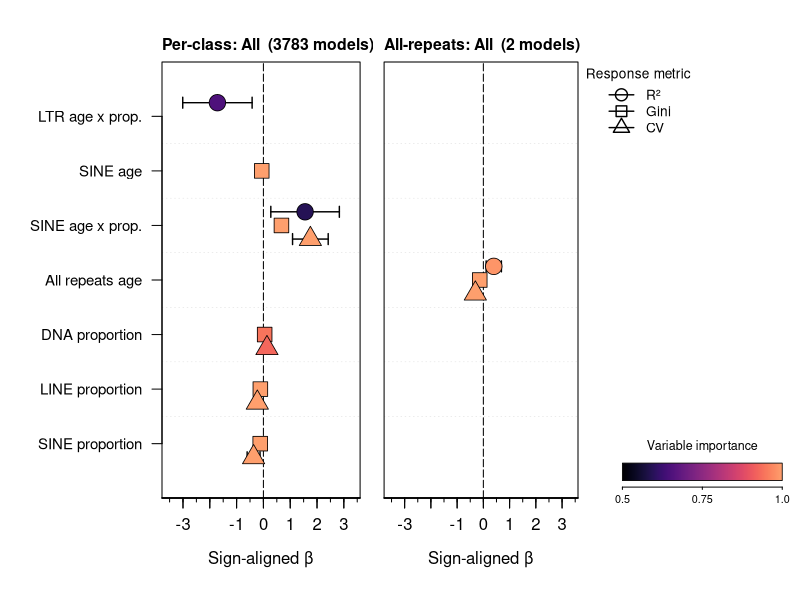
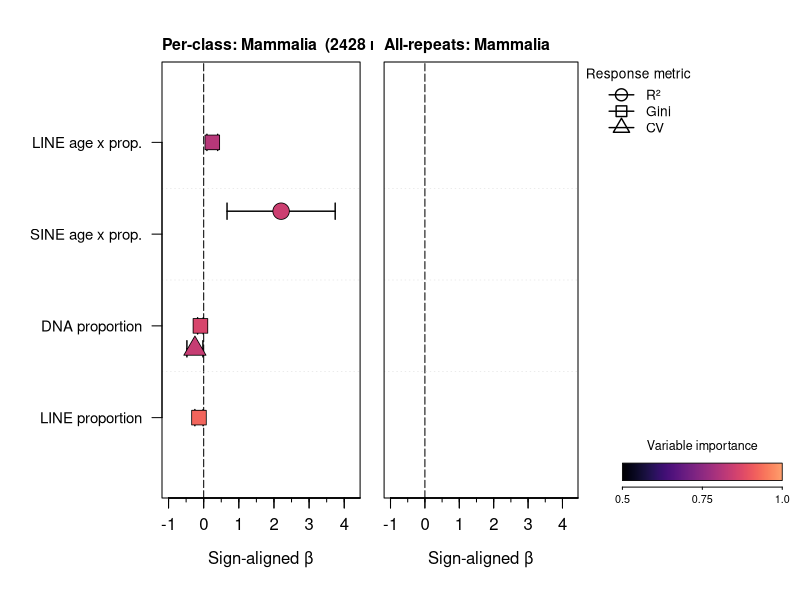
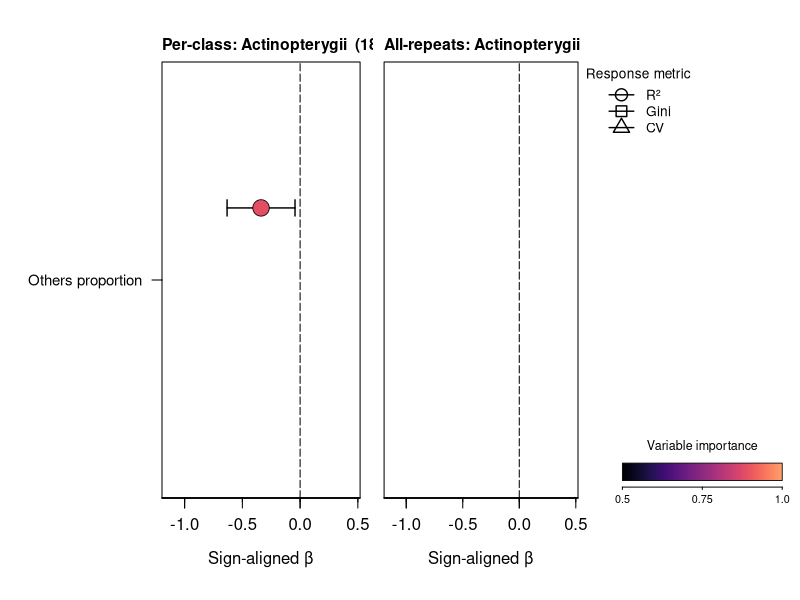
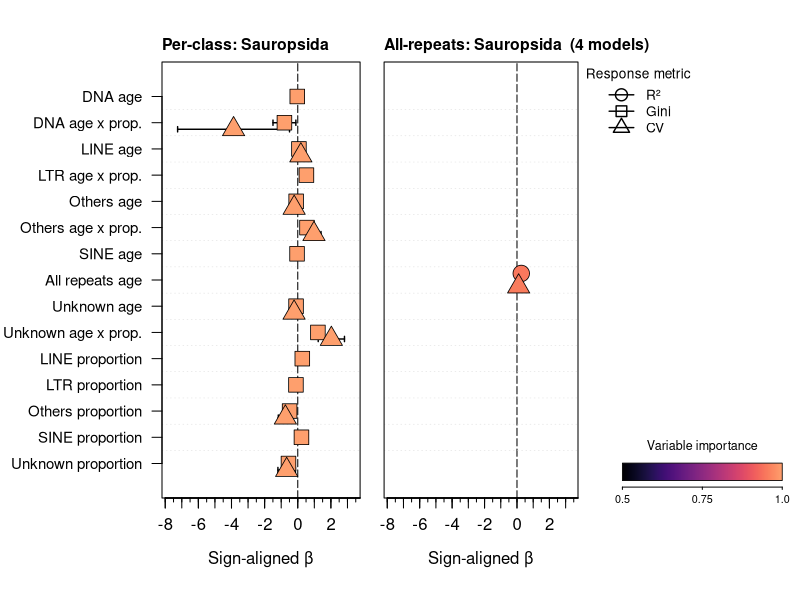

Here is the R script that generated these plots, in order:
library(viridis)

main.df <- read.csv("../../results/model-averaging.csv")
allrepeats.df <- read.csv("../../results/model-averaging-allrepeats.csv")

# keep rows where importance > 0.5 and CI doesn't include 0
keep.sig <- function(df) {
  df[!is.na(df$importance) & df$importance > 0.5 & 
       !is.na(df$lower) & !is.na(df$upper) & 
       sign(df$lower) == sign(df$upper), ]
}
main.df <- keep.sig(main.df)
allrepeats.df <- keep.sig(allrepeats.df)

# flip the signs of gini and CV so larger number -> more homogeneous
flip <- function(df) {
  to.flip <- df$response %in% c("gini", "cv")
  df$estimate.flip <- ifelse(to.flip, -df$estimate, df$estimate)
  df$lower.flip <- ifelse(to.flip, -df$upper, df$lower)
  df$upper.flip <- ifelse(to.flip, -df$lower, df$upper)
  df
}
main.df <- flip(main.df)
allrepeats.df <- flip(allrepeats.df)

clades <- c("All", "Mammalia", "Actinopterygii", "Sauropsida")
response.offset <- c(rsq = 0.25, gini = 0, cv = -0.25)
response.pch <- c(rsq = 21, gini = 22, cv = 24)

# colors for importance — fixed scale 0.5 to 1
ncol <- 10000
pal <- viridis(ncol, begin = 0, end = 0.8, option = "A")
imp.min <- 0.5
imp.max <- 1.0

add.aesthetics <- function(df) {
  df$clade <- factor(df$clade, levels = clades)
  df$response <- factor(df$response, levels = c("rsq", "gini", "cv"))
  df$pch <- response.pch[as.character(df$response)]
  imp <- df$importance
  idx <- round(((imp - imp.min) / (imp.max - imp.min)) * (ncol - 1)) + 1
  df$point.col <- pal[pmax(1, pmin(ncol, idx))]
  df
}
main.df <- add.aesthetics(main.df)
allrepeats.df <- add.aesthetics(allrepeats.df)

draw.panel <- function(dat, title.str, x.range, all.models, all.ylabs,
                       show.yaxis = TRUE, show.legend = FALSE) {

  y.base <- setNames(rev(seq_len(length(all.models))), all.models)
  y.range <- c(0.3, length(all.models) + 0.7)

  plot(0, 0, type = "n", 
       xlim = x.range, ylim = y.range, 
       xlab = "Sign-aligned β", ylab = NA, axes = FALSE, mgp = c(2.5, 0, 0))
  title(main = title.str, line = 0.6, adj = 0, cex.main = 0.95)

  abline(v = 0, lty = 5, lwd = 1, col = "black")

  # separators
  for (p in seq_len(length(all.models) - 1)) {
    abline(h = p + 0.5, lty = 3, lwd = 0.5, col = "grey85")
  }


  if (nrow(dat) > 0) {
    dat <- dat[order(dat$model, dat$response), ]
    dat$y.base <- y.base[as.character(dat$model)]
    dat$y <- dat$y.base + response.offset[as.character(dat$response)]

    # limit the height of the importance bar end things
    cap.h <- min(0.1, diff(y.range) * 0.02)

    segments(dat$lower.flip, dat$y, dat$upper.flip, 
             dat$y, lwd = 1.4, col = "black")
    segments(dat$lower.flip, dat$y - cap.h, dat$lower.flip, 
             dat$y + cap.h, lwd = 1.4, col = "black")
    segments(dat$upper.flip, dat$y - cap.h, dat$upper.flip, 
             dat$y + cap.h, lwd = 1.4, col = "black")

    points(dat$estimate.flip, dat$y, pch = dat$pch, cex = 2.2, 
           bg = dat$point.col, col = "black", lwd = 0.8)
  }

  axis(1, at = pretty(x.range), mgp = c(1, 0.8, 0))
  minor.lo <- floor(x.range[1])
  minor.hi <- ceiling(x.range[2])
  axis(1, at = seq(minor.lo, minor.hi, by = 0.5), labels = FALSE, tcl = -0.2)
  axis(1, at = seq(minor.lo, minor.hi, by = 1), labels = FALSE, tcl = -0.5)
  if (show.yaxis) {
    axis(2, at = y.base, labels = all.ylabs, las = 2, cex.axis = 0.9)
  }
  box()

  if (show.legend) {
    usr <- par("usr")
    par(xpd = NA)
    lx <- usr[2] + 0.04 * diff(usr[1:2])

    legend(lx, usr[4], 
           legend = c("R²", "Gini", "CV"), 
           col = "black", 
           pch = response.pch[c("rsq", "gini", "cv")], 
           lwd = 1.4, pt.cex = 1.6, 
           title = "Response metric", title.adj = 0, 
           bty = "n", cex = 0.82, xjust = 0, yjust = 1)

    margin.r.user <- diff(usr[1:2]) / par("pin")[1] * par("mai")[4]
    bx1 <- usr[2] + 0.20 * margin.r.user
    bx2 <- usr[2] + 0.92 * margin.r.user
    by1 <- usr[3] + 0.04 * diff(usr[3:4])
    by2 <- usr[3] + 0.08 * diff(usr[3:4])
    bar_img <- array(t(col2rgb(pal) / 255), c(1, ncol, 3))
    rasterImage(bar_img, bx1, by1, bx2, by2)
    rect(bx1, by1, bx2, by2, border = "black", lwd = 0.8)
    tick_at <- c(bx1, mean(c(bx1, bx2)), bx2)
    tick_lab <- c("0.5", "0.75", "1.0")
    axis(1, at = tick_at, labels = tick_lab, 
         pos = by1 - 0.015 * diff(usr[3:4]), 
         tck = -0.012, cex.axis = 0.65, mgp = c(1, -0.01, 1))
    text(mean(c(bx1, bx2)), by2 + 0.03 * diff(usr[3:4]), 
         "Variable importance", adj = c(0.5, 0), cex = 0.75)
    par(xpd = FALSE)
  }
}

# per-clade comparison plot
par(mfrow = c(1, 1))
for (cl in clades) {
  m <- main.df[main.df$clade == cl, ]
  a <- allrepeats.df[allrepeats.df$clade == cl, ]

  # union of predictors
  all.models <- sort(unique(c(m$model, a$model)))

  # build shared y-axis labels
  all.ylabs <- sapply(all.models, function(i) {
    rep <- toupper(regmatches(i, regexpr("(?<=\\.)[a-zA-Z]+", i, perl = TRUE)))
    if (length(rep) == 0) rep <- ""
    if (rep == "OTHERS") rep <- "Others"
    if (rep == "UNKNOWN") rep <- "Unknown"
    if (rep == "TOTAL") rep <- "All repeats"
    if (grepl(":", i)) return(paste(rep, "age x prop."))
    type <- if (sub("\\..*", "", i) == "prop") "proportion" else "age"
    paste(rep, type)
  })

  rng <- range(c(m$lower.flip, m$upper.flip, a$lower.flip, a$upper.flip), 
               na.rm = TRUE) + c(-0.5, 0.5)
  if (all(is.infinite(rng))) rng <- c(-1, 1)

  layout(matrix(c(1, 2), 1, 2), widths = c(1, 1.15))

  par(mar = c(5, 8, 3, 0.5) + 0.1)
  n.m <- if (nrow(m) > 0) m$num.models[m$response == "rsq"][1] else NA
  title.l <- if (!is.na(n.m)) {
    paste0("Per-class: ", cl, "  (", n.m, " models)") 
    } else paste0("Per-class: ", cl)
  draw.panel(m, title.l, rng, all.models, all.ylabs, 
             show.yaxis = TRUE, show.legend = FALSE)

  par(mar = c(5, 0.5, 3, 11) + 0.1)
  n.a <- if (nrow(a) > 0) a$num.models[a$response == "rsq"][1] else NA
  title.r <- if (!is.na(n.a)) {
    paste0("All-repeats: ", cl, "  (", n.a, " models)") 
    } else paste0("All-repeats: ", cl)
  draw.panel(a, title.r, rng, all.models, all.ylabs, 
             show.yaxis = FALSE, show.legend = TRUE)

  layout(1)
}
